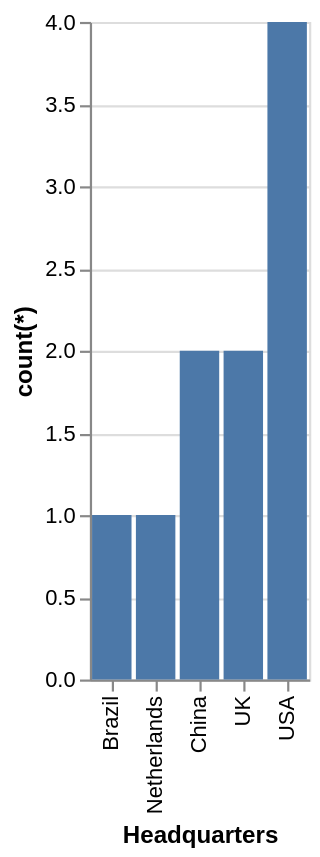

This figure's Vega-Lite source:
### Vega-Lite specification from a JSON file in a GitHub repository (floating-point values rounded to 4 significant figures)
{"data": {"values": [{"x_data": "Brazil", "y_data": 1}, {"x_data": "Netherlands", "y_data": 1}, {"x_data": "China", "y_data": 2}, {"x_data": "UK", "y_data": 2}, {"x_data": "USA", "y_data": 4}]}, "mark": "bar", "encoding": {"x": {"field": "x_data", "type": "nominal", "title": "Headquarters", "sort": {"op": "sum", "field": "y_data", "order": "ascending"}}, "y": {"field": "y_data", "type": "quantitative", "title": "count(*)"}}}
